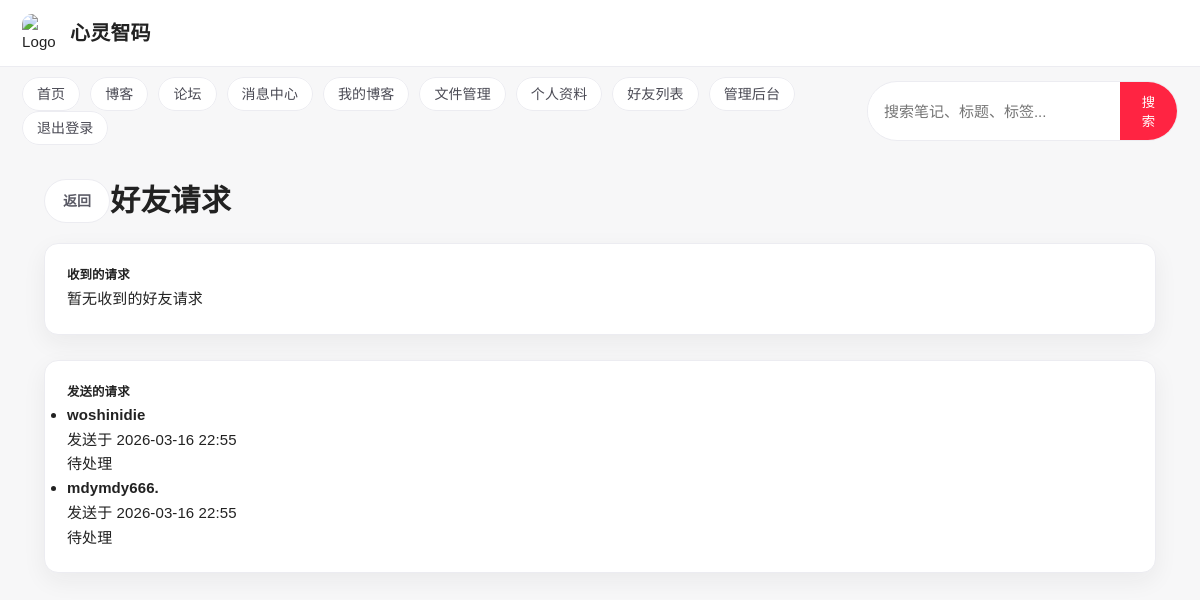
The page /messages/friend/requests/ (signed in) on the database its author committed.
### messages_app/models.py (models this page shows, shortened)
class Friendship(models.Model):
    sender = models.ForeignKey(User, on_delete=models.CASCADE, related_name='sent_friend_requests')
    receiver = models.ForeignKey(User, on_delete=models.CASCADE, related_name='received_friend_requests')
    status = models.CharField(max_length=20, choices=[('pending', 'Pending'), ('accepted', 'Accepted'), ('rejected', 'Rejected')], default='pending')
    created_at = models.DateTimeField(auto_now_add=True)
    updated_at = models.DateTimeField(auto_now=True)

### accounts/models.py (models this page shows, shortened)
class CustomUser(AbstractUser):
    bio = models.TextField(blank=True, null=True)
    avatar = models.ImageField(upload_to='avatars/', blank=True, null=True)
    phone_number = models.CharField(max_length=20, blank=True, null=True)
    date_of_birth = models.DateField(blank=True, null=True)
    is_verified = models.BooleanField(default=False)
    verification_code = models.CharField(max_length=6, blank=True, null=True)
    created_at = models.DateTimeField(default=timezone.now)
    updated_at = models.DateTimeField(auto_now=True)

### messages_app/views.py (the view)
# urls.py: path('friend/requests/', views.friend_requests, name='friend_requests'),
@login_required
def friend_requests(request):
    received_requests = Friendship.objects.filter(receiver=request.user, status='pending')
    sent_requests = Friendship.objects.filter(sender=request.user, status='pending')
    return render(request, 'messages_app/friend_requests.html', {
        'received_requests': received_requests,
        'sent_requests': sent_requests
    })

### messages_app/templates/messages_app/friend_requests.html (shortened to what this page needs)
{% extends 'base.html' %}
{% block content %}
<div class="container mt-4">
    <div style="display: flex; align-items: center; margin-bottom: 20px;">
        <a href="{% url 'message_center' %}" class="btn btn-secondary mr-3">
             返回
        </a>
        <h1 class="mb-4">好友请求</h1>
    </div>
    <div class="card mb-4">
        <div class="card-header">
            <h5 class="card-title">收到的请求</h5>
        </div>
        <div class="card-body">
            {% if received_requests %}
                <ul class="list-group">
                    {% for request in received_requests %}
                        <li class="list-group-item d-flex justify-content-between align-items-center">
                            <div>
                                <strong>{{ request.sender.username }}</strong>
                                <p class="text-muted small mb-0">发送于 {{ request.created_at|date:"Y-m-d H:i" }}</p>
                            </div>
                            <div>
                                <a href="{% url 'handle_friend_request' request.id 'accept' %}" class="btn btn-sm btn-success mr-2">接受</a>
                                <a href="{% url 'handle_friend_request' request.id 'reject' %}" class="btn btn-sm btn-danger">拒绝</a>
                            </div>
                        </li>
                    {% endfor %}
                </ul>
            {% else %}
                <p class="text-muted">暂无收到的好友请求</p>
            {% endif %}
        </div>
    </div>
    <div class="card">
        <div class="card-header">
            <h5 class="card-title">发送的请求</h5>
        </div>
        <div class="card-body">
            {% if sent_requests %}
                <ul class="list-group">
                    {% for request in sent_requests %}
                        <li class="list-group-item">
                            <div>
                                <strong>{{ request.receiver.username }}</strong>
                                <p class="text-muted small mb-0">发送于 {{ request.created_at|date:"Y-m-d H:i" }}</p>
                                <span class="badge bg-warning">待处理</span>
                            </div>
                        </li>
                    {% endfor %}
                </ul>
            {% else %}
                <p class="text-muted">暂无发送的好友请求</p>
            {% endif %}
        </div>
    </div>
</div>
{% endblock %}

### templates/base.html (style rules this page uses)
* { margin: 0; padding: 0; box-sizing: border-box; }
:root { --xhs-red: #ff2442; --xhs-red-deep: #e51f3c; --xhs-bg: #f7f7f8; --xhs-card: #ffffff; --xhs-text: #222; --xhs-subtext: #7a7a85; --xhs-border: #ececf1; --xhs-shadow: 0 8px 24px rgba(27, 27, 33, 0.06); }
body { font-family: "PingFang SC", "Microsoft YaHei", Arial, sans-serif; line-height: 1.6; font-size: 15px; letter-spacing: 0.1px; color: var(--xhs-text); background: var(--xhs-bg); }
.container { max-width: 1240px; margin: 0 auto; padding: 0 22px; }
h1, h2, h3, h4 { line-height: 1.35; letter-spacing: 0.2px; }
p { line-height: 1.7; }
.card { background: var(--xhs-card); border-radius: 14px; padding: 22px; box-shadow: var(--xhs-shadow); margin-bottom: 25px; transition: all 0.3s ease; border: 1px solid var(--xhs-border); }
.btn { display: inline-block; padding: 10px 18px; background: var(--xhs-red); color: white; border: none; border-radius: 999px; cursor: pointer; font-size: 14px; font-weight: 600; transition: all 0.3s ease; text-decoration: none; box-shadow: 0 4px 14px rgba(255, 36, 66, 0.28); }
.btn-secondary { background: #fff; color: #5a5a65; border: 1px solid var(--xhs-border); box-shadow: none; }

### rows shown on the page
Friendship: receiver.username "woshinidie", created_at "2026-03-16 22:55"
Friendship: receiver.username "mdymdy666.", created_at "2026-03-16 22:55"
